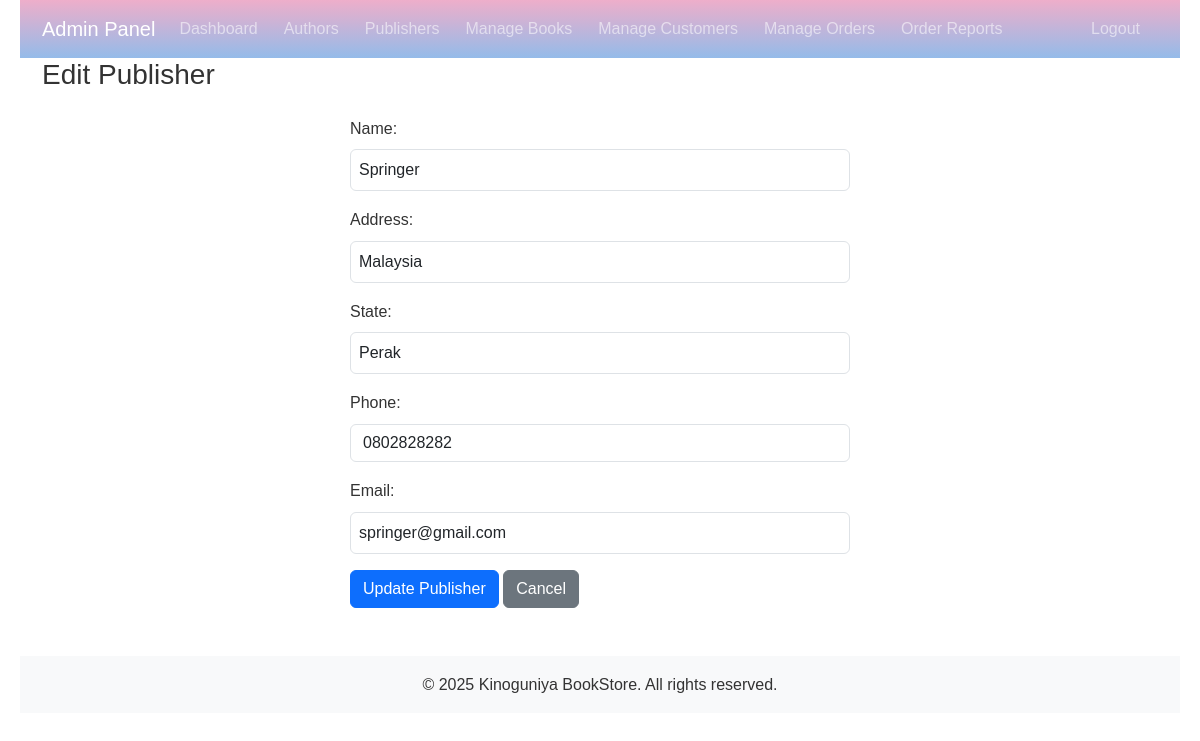
The page /publishers/edit.php?id=1 (signed in) on the database its author committed.
### tables this page shows
CREATE TABLE `publisher` (
  `id` int(11) NOT NULL AUTO_INCREMENT,
  `p_name` varchar(45) NOT NULL,
  `p_address` varchar(255) NOT NULL,
  `p_state` varchar(50) NOT NULL,
  `p_phone` varchar(45) NOT NULL,
  `p_email` varchar(100) NOT NULL,
  PRIMARY KEY (`id`)
);

### includes/db.php (called while the page is built, shortened)
<?php
class Database {
    private static $instance = null;
    private $conn;
    private function __construct() {
        $this->conn = new mysqli(DB_HOST, DB_USER, DB_PASS, DB_NAME);
    }
    public static function getInstance() {
        if (self::$instance === null) {
            self::$instance = new self();
        }
        return self::$instance;
    }
    public function prepare($sql) {
        $stmt = $this->conn->prepare($sql);
        return $stmt;
    }
}
function db_prepare($sql) {
    return Database::getInstance()->prepare($sql);
}
?>

### publishers/edit.php (the view, shortened to what this page needs)
<?php
$errors = [];
$publisher = null;
if ($_SERVER['REQUEST_METHOD'] === 'GET' && isset($_GET['id'])) {
    $publisher_id = filter_var($_GET['id'], FILTER_VALIDATE_INT);
    if ($publisher_id === false) {
        $errors[] = "Invalid publisher ID.";
    } else {
        try {
            $query = "SELECT * FROM publisher WHERE id = ?";
            $stmt = db_prepare($query);
            $stmt->bind_param("i", $publisher_id);
            $stmt->execute();
            $result = $stmt->get_result();
            $publisher = $result->fetch_assoc();
        } catch (Exception $e) {
            $errors[] = "Error retrieving publisher details: " . $e->getMessage();
        }
    }
}
?>
<!DOCTYPE html>
<html lang="en">
<head>
    <link href="../css/bootstrap.min.css" rel="stylesheet">
    <link rel="stylesheet" href="../css/style.css">
</head>
<body>
    <?php include_once ('../includes/admin_menu.php') ?>
    <div class="container">
        <h3 class="mb-4">Edit Publisher</h3>
        <?php if ($publisher): ?>
            <form action="edit.php" method="post">
                <div class="mb-3">
                    <label for="name" class="form-label">Name:</label>
                    <input type="text" class="form-control" id="name" name="name"
                        value="<?php echo htmlspecialchars($publisher['p_name']); ?>" required>
                </div>
                <div class="mb-3">
                    <label for="address" class="form-label">Address:</label>
                    <input type="text" class="form-control" id="address" name="address"
                        value="<?php echo htmlspecialchars($publisher['p_address']); ?>" required>
                </div>
                <div class="mb-3">
                    <label for="state" class="form-label">State:</label>
                    <input type="text" class="form-control" id="state" name="state"
                        value="<?php echo htmlspecialchars($publisher['p_state']); ?>" required>
                </div>
                <div class="mb-3">
                    <label for="phone" class="form-label">Phone:</label>
                    <input type="tel" class="form-control" id="phone" name="phone"
                        value="<?php echo htmlspecialchars($publisher['p_phone']); ?>" required>
                </div>
                <div class="mb-3">
                    <label for="email" class="form-label">Email:</label>
                    <input type="email" class="form-control" id="email" name="email"
                        value="<?php echo htmlspecialchars($publisher['p_email']); ?>" required>
                </div>
                <button type="submit" class="btn btn-primary">Update Publisher</button>
                <a href="list.php" class="btn btn-secondary">Cancel</a>
            </form>
        <?php else: ?>
            <p>No publisher found to edit.</p>
            <a href="list.php" class="btn btn-primary">Back to Publisher List</a>
        <?php endif; ?>
    </div>
    <footer class="mt-5 py-3 bg-light">
        <div class="container text-center">
            <p class="mb-0">&copy; <?php echo date('Y'); ?> <?php echo SITE_NAME; ?>. All rights reserved.</p>
        </div>
    </footer>
</body>
</html>

### css/style.css (style rules this page uses)
* { margin: 0; padding: 0; box-sizing: border-box; }
body { font-family: Arial, sans-serif; line-height: 1.6; color: #333; max-width: 1200px; margin: 0 auto; padding: 0 20px; }
form { max-width: 500px; margin: 0 auto; }
form label { display: block; margin-bottom: 0.5rem; }
form input[type="text"], form input[type="email"], form input[type="password"], form textarea, form select { width: 100%; padding: 0.5rem; margin-bottom: 1rem; }
footer { background-color: #f4f4f4; padding: 1rem; text-align: center; margin-top: 2rem; }

### rows shown on the page
publisher: name "Springer", address "Malaysia", state "Perak", phone "0802828282", email "springer@gmail.com"

### other values the page prints
SITE_NAME "Kinoguniya BookStore"
